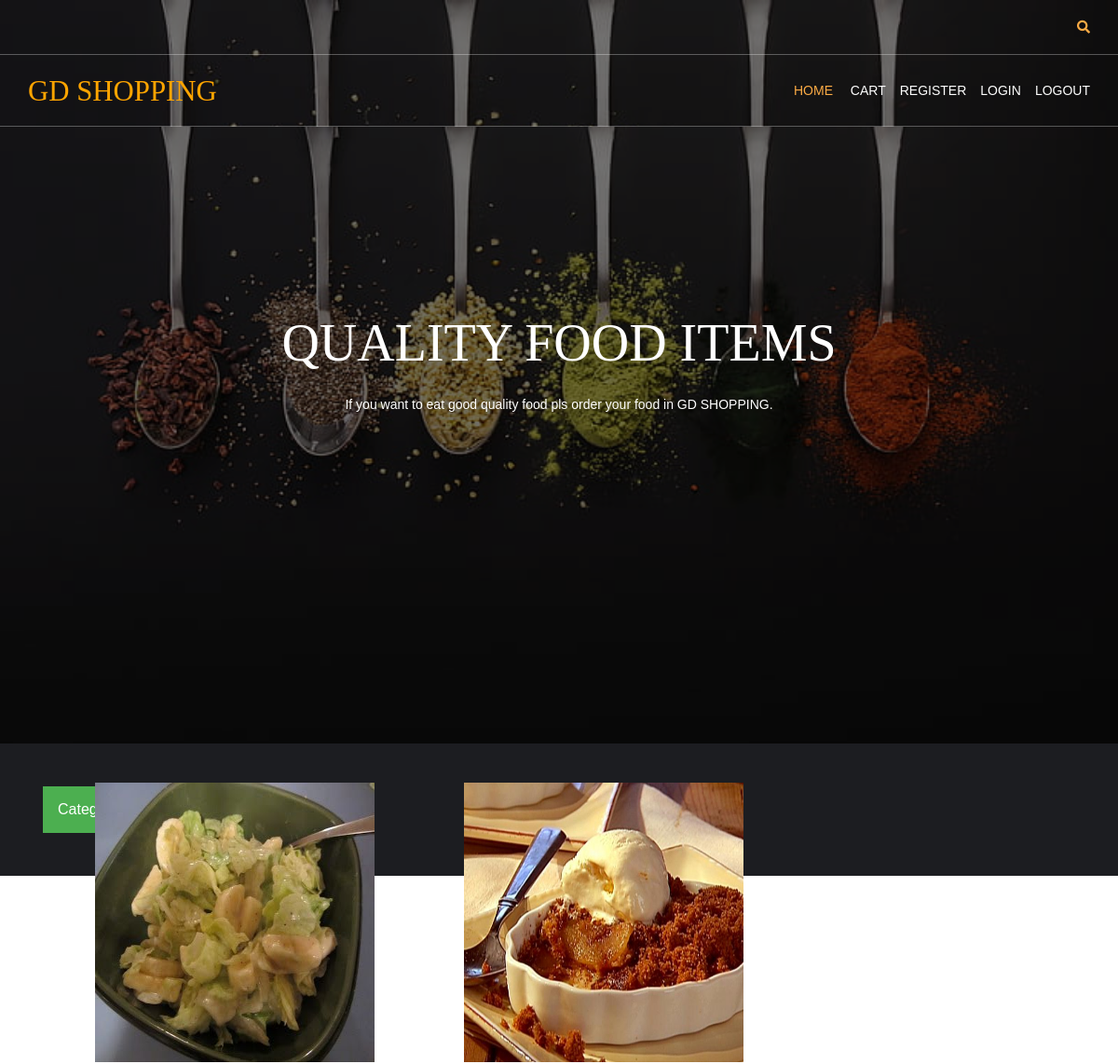
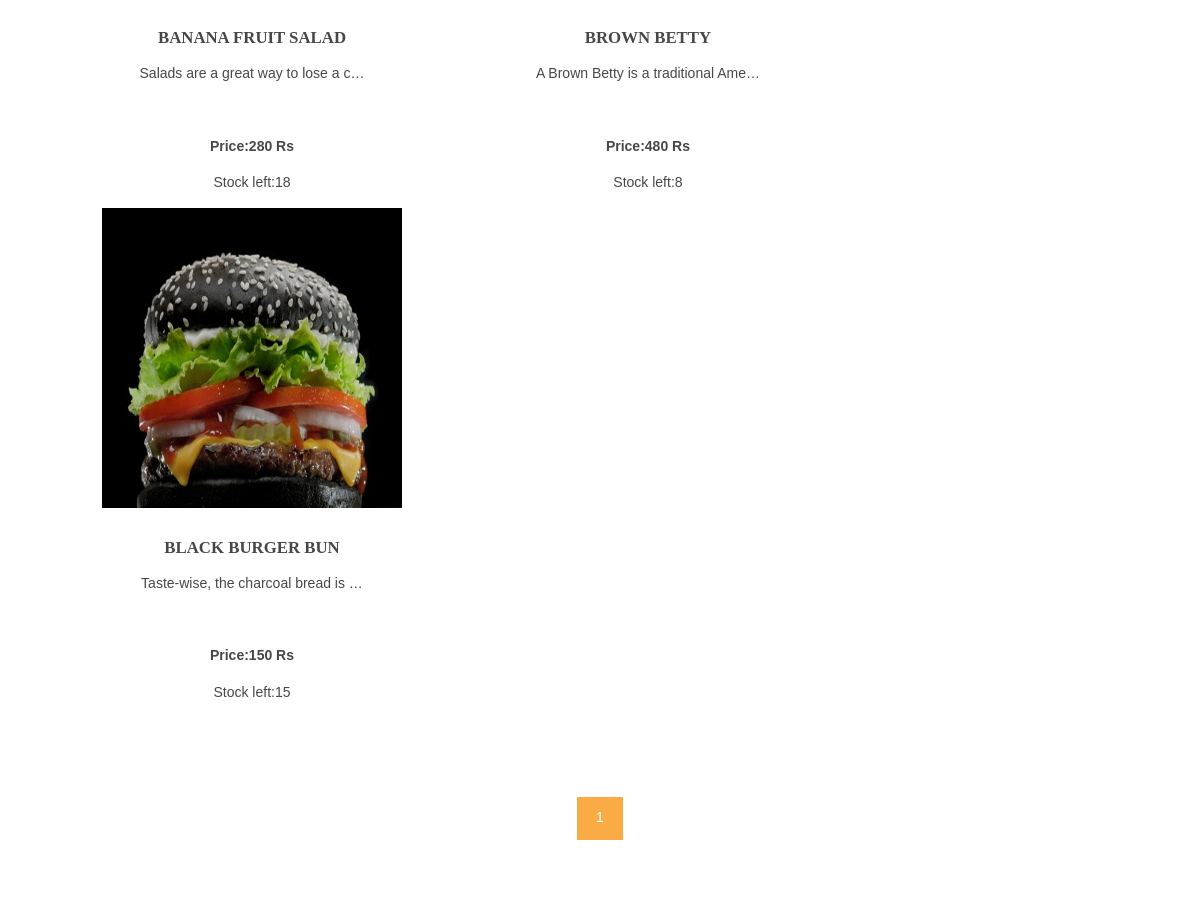
/fruits/, run on the app's committed database (2 pictures, top to bottom).
### shop/models.py (models this page shows, shortened)
class products(models.Model):
    name = models.CharField(max_length=100, unique=True)
    slug = models.SlugField(max_length=100, unique=True)
    img = models.ImageField(upload_to='product')
    desc = models.TextField()
    stock = models.IntegerField()
    available = models.BooleanField()
    price = models.IntegerField()
    category=models.ForeignKey(categ,on_delete=models.CASCADE)
    def get_url(self):
        return reverse('details', args=[self.category.slug, self.slug])

### shop/views.py (the view)
# urls.py: 2. Add a URL to urlpatterns:  path('', views.home, name='home')
def home(request,c_slug=None):
    c_page=None
    prodt=None
    if c_slug!=None:
        c_page=get_object_or_404(categ,slug=c_slug)
        prodt=products.objects.filter(category=c_page,available=True)
    else:
        prodt=products.objects.all().filter(available=True)
    cat=categ.objects.all()
    paginator=Paginator(prodt,4)
    try:
        page=int(request.GET.get('page','1'))
    except:
        page=1
    try:
        pro=paginator.page(page)
    except(EmptyPage,InvalidPage):
        pro=paginator.page(paginator.num_pages)
    return render(request,"index.html",{'pr':prodt,"ct":cat,'pg':pro})

### cart/context_processor.py (called while the page is built)
def count(request):
    item_count=0
    if 'admin' in request.path:
        return {}
    else:
        try:
            ct=cartlist.objects.filter(cart_id=c_id(request))
            cti=items.objects.all().filter(cart=ct[:1])
            for c in cti:
                item_count += c.quan
        except cartlist.DoesNotExist:
            item_count=0
        return dict(itc=item_count)

### cart/views.py (called while the page is built)
def c_id(request):
    ct_id=request.session.session_key
    if not ct_id:
        ct_id=request.session.create()
    return ct_id

### shop/models.py (called while the page is built)
    def get_url(self):
        return reverse('prod_cat',args=[self.slug])

### templates/index.html (shortened to what this page needs)
{% extends 'base.html' %}
{% load static %}
{% block content %}
<html lang="">
<head>
<link href="{% static 'hm/layout/styles/layout.css' %}" rel="stylesheet" type="text/css" media="all">
</head>
<body id="top">
<div class="bgded overlay" style="background-image:url({% static 'hm/images/demo/backgrounds/bg.jpg' %});">
  <div id="pageintro" class="hoc clear">
    <article>
      <h3 class="heading">QUALITY FOOD ITEMS</h3>
      <p>If you want to eat good quality food pls order your food in GD SHOPPING.</p>
    </article>
  </div>
</div>
<div class="dropdown">
  <button class="dropbtn">Categories</button>
</div>
<div class="wrapper row3">
  <main class="hoc container clear">
    <section id="introblocks">
      <ul class="nospace group btmspace-80">
        {% for i in pg.object_list %}
        <li class="one_third">
          <figure><a class="imgover" href="{{i.get_url}}"><img src="{{i.img.url}}" alt="" style="height:300;width:300";></a>
            <figcaption>
              <h6 class="heading">{{i.name}}</h6>
              <p>{{i.desc|truncatechars:35}}</p><br>
              <p><b>Price:{{i.price}} Rs</b></p>
              <p>Stock left:{{i.stock}}</p>
            </figcaption>
          </figure>
        </li>
        {% endfor %}
      </ul>
    </section>
    <center>
      {% for p in pg.paginator.page_range %}
      <a href="?page={{p}}" class="btn btn-light btn-sm {% if pg_number == p %} active {% endif %}">{{p}}</a>
      {% endfor %}
    </center>
  </main>
</div>
</body>
</html>
{% endblock %}

### static/hm/layout/styles/layout.css (style rules this page uses)
#pageintro { padding:200px 0 300px; }
#pageintro article, #pageintro article p { display:block; max-width:75%; margin:0 auto; text-align:center; }
#pageintro article p { max-width:65%; line-height:2rem; }
#pageintro .heading { margin-bottom:20px; font-size:4rem; }
.container { padding:80px 0; }
#introblocks { display:block; position:relative; margin:-180px 0 0 0; z-index:1; text-align:center; }
#introblocks figure figcaption { display:block; padding:30px 0 0 0; text-align:center; }
#introblocks figure figcaption .heading { font-size:1.2rem; font-weight:700; margin-bottom:0; }
*, *::before, *::after { transition:all .3s ease-in-out; }
body { color:#A5A6AA; background-color:#1C1D21; }
a { color:#FBAB45; }
.overlay { color:#FFFFFF; background-color:inherit; }
.overlay::after { color:inherit; background-color:rgba(0,0,0,.55); }
.btn, .btn.inverse:hover { color:#FFFFFF; background-color:#FBAB45; border-color:#FBAB45; }
.imgover, .imgover:hover::after { color:#FFFFFF; }
.row3 { color:#474747; background-color:#FFFFFF; }
#pageintro { color:#FFFFFF; }
@media screen and (min-width:1140px) { .hoc { max-width:1140px; } }

### static/hm/layout/styles/framework.css (style rules this page uses)
html { overflow-y:scroll; overflow-x:hidden; }
html, body { margin:0; padding:0; font-size:14px; line-height:1.6em; }
*, *::before, *::after { box-sizing:border-box; }
.nospace { margin:0; padding:0; list-style:none; }
.overlay { position:relative; z-index:1; }
.overlay::after { display:block; position:absolute; top:0; left:0; width:100%; height:100%; content:""; z-index:-1; }
.bgded { background-position:top center; background-repeat:no-repeat; background-size:cover; }
.btn { display:inline-block; padding:8px 18px 10px; text-transform:uppercase; border:1px solid; }
.clear, .group { display:block; }
.clear::before, .clear::after, .group::before, .group::after { display:table; content:""; }
.clear, .clear::after, .group, .group::after { clear:both; }
a { outline:none; text-decoration:none; }
img { width:auto; max-width:100%; height:auto; margin:0; padding:0; border:none; line-height:normal; vertical-align:middle; }
.imgover { display:inline-block; position:relative; max-width:100%; }
.imgover::before, .imgover::after { display:block; position:absolute; content:""; text-align:center; opacity:0; }
.imgover::before { top:0; right:0; bottom:0; left:0; }
.imgover::after { top:50%; left:50%; width:50px; height:50px; line-height:50px; margin:-25px 0 0 -25px; font-family:"Font Awesome\ 5 Free"; font-weight:900; content:"\f067"; font-size:28px; }
body, input, textarea, select { font-family:Verdana, Geneva, sans-serif; }
h1, h2, h3, h4, h5, h6, .heading { font-family:Georgia, "Times New Roman", Times, serif; }
label, input, textarea, select, button { display:block; resize:none; outline:none; color:inherit; font-size:inherit; font-family:inherit; vertical-align:middle; }
::placeholder { opacity:1; }
h1, h2, h3, h4, h5, h6, .heading { margin:0 0 20px 0; font-size:1.4rem; line-height:normal; font-weight:normal; text-transform:uppercase; }
.wrapper { display:block; position:relative; width:100%; margin:0; padding:0; text-align:left; word-wrap:break-word; }
.hoc { display:block; margin:0 auto; }
address, article, aside, figcaption, figure, footer, header, main, nav, section { display:block; margin:0; padding:0; }
.one_half, .one_third, .two_third, .one_quarter, .two_quarter, .three_quarter { display:inline-block; float:left; margin:0 0 0 4.21052%; list-style:none; }
.one_third { width:30.52631%; }
.btmspace-80 { margin-bottom:80px; }

### templates/index.html (style rules this page uses)
.dropbtn { background-color: #4CAF50; color: white; padding: 16px; font-size: 16px; border: none; cursor: pointer; }
.dropdown { position: relative; display: inline-block; padding: 46px; }

### data on the page
products: img (picture), name "BANANA FRUIT SALAD", desc "Salads are a great way to lose a c…", price "280", stock "18"
products: img (picture), name "BROWN BETTY", desc "A Brown Betty is a traditional Ame…", price "480", stock "8"
products: img (picture), name "BLACK BURGER BUN", desc "Taste-wise, the charcoal bread is …", price "150", stock "15"

### other printed values
{{ p }} "1"
